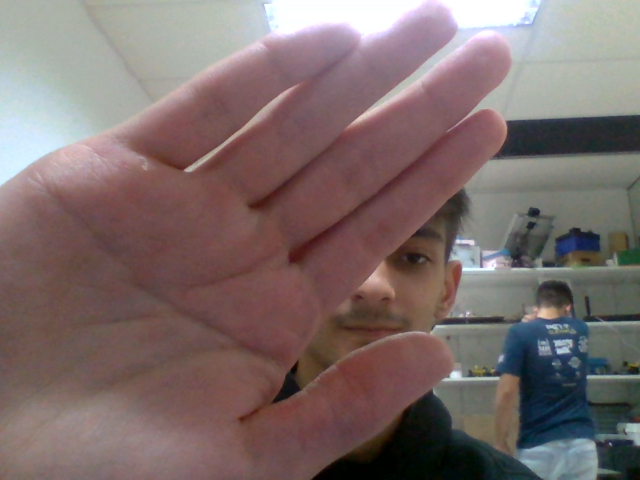
#> input picture fotos_jogadas/foto_jogada_1.png, 640 x 480 px
$ python teste.py
#> lines starting #> are read from the running program, lines starting #| are printed output that depends on the picture; after the words box and inside, x2 and y2 are one past the last pixel; in counts of white or black regions, pixels touching at a corner belong together
import cv2
import os

# Carregar a imagem
imagem = cv2.imread('fotos_jogadas/foto_jogada_1.png')
#> imagem is the input picture: shape (480, 640, 3); mean B, G, R 107.2, 108.5, 124.5

# Definir as ROIs
rois = [
    (174, 71, 41, 41),
    (214, 73, 42, 37),
    (257, 71, 41, 37),
    (299, 68, 42, 39),
    (343, 67, 44, 38),
    (387, 66, 45, 36),
    (433, 63, 46, 39),
    (477, 61, 49, 38),
    (174, 113, 39, 39),
    (172, 155, 39, 39),
    (172, 197, 38, 40),
    (168, 238, 40, 47),
    (166, 288, 41, 43),
    (164, 333, 42, 45),
    (162, 379, 43, 46),
    (216, 113, 40, 38),
    (215, 153, 40, 43),
    (211, 197, 41, 44),
    (259, 112, 39, 40),
    (257, 152, 41, 42),
    (256, 199, 42, 36),
    (300, 110, 42, 40),
    (299, 152, 42, 42),
    (300, 195, 42, 44),
    (344, 108, 43, 38),
    (389, 109, 43, 36),
    (433, 107, 46, 39),
    (480, 100, 48, 45),
    (343, 149, 45, 43),
    (390, 148, 44, 45),
    (435, 147, 46, 44),
    (481, 147, 48, 42),
    (344, 196, 45, 41),
    (390, 197, 44, 41),
    (437, 194, 43, 43),
    (482, 194, 49, 42),
    (212, 241, 40, 45),
    (255, 240, 42, 47),
    (300, 241, 42, 45),
    (343, 243, 45, 43),
    (390, 242, 45, 44),
    (437, 242, 45, 44),
    (484, 240, 48, 46),
    (209, 286, 42, 45),
    (253, 289, 42, 42),
    (297, 289, 45, 44),
    (343, 290, 46, 43),
    (391, 290, 45, 44),
    (438, 290, 47, 44),
    (485, 286, 49, 49),
    (208, 334, 41, 46),
    (251, 333, 44, 46),
    (296, 336, 45, 43),
    (343, 336, 45, 43),
    (206, 381, 45, 43),
    (253, 382, 41, 46),
    (296, 382, 45, 46),
    (343, 382, 45, 48),
    (390, 337, 47, 44),
    (438, 336, 47, 47),
    (486, 336, 52, 49),
    (390, 383, 49, 47),
    (440, 384, 46, 46),
    (487, 386, 50, 48)
]

# Desenhar os retângulos das ROIs na imagem
for (x, y, w, h) in rois:
    cv2.rectangle(imagem, (x, y), (x + w, y + h), (0, 255, 0), 2)
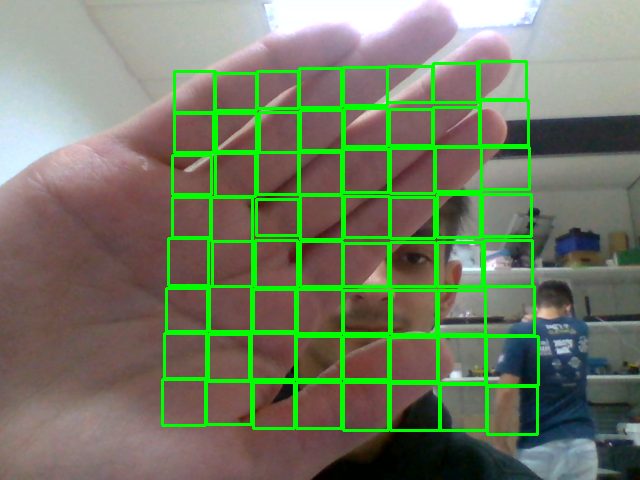
#> imagem: shape (480, 640, 3); 9.12% of pixels changed, all inside (x1, y1, x2, y2) = (161, 60, 540, 436)

# Criar a pasta 'fotoscomROIs' se ela não existir
if not os.path.exists('fotos_com_ROIs'):
    os.makedirs('fotos_com_ROIs')

# Salvar a imagem com as ROIs na pasta
caminho_para_salvar = os.path.join('fotos_com_ROIs', 'imagem_com_ROIs.jpg')
cv2.imwrite(caminho_para_salvar, imagem)

# Exibir a imagem com as ROIs desenhadas (opcional)
cv2.imshow('Imagem com ROIs', imagem)
cv2.waitKey(0)
cv2.destroyAllWindows()

$ run again, with fotos_jogadas/download.png copied over fotos_jogadas/foto_jogada_1.png
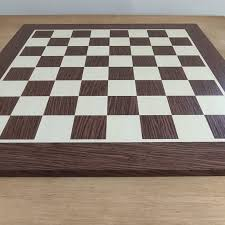
#> input picture fotos_jogadas/download.png, 225 x 225 px
#> imagem is the input picture: shape (225, 225, 3); mean B, G, R 121.1, 130.8, 143.1
#> after the loop `for (x, y, w, h) in rois:`:
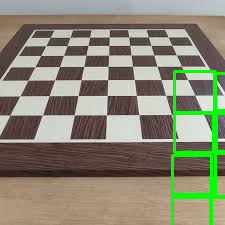
#> imagem: shape (225, 225, 3); 4.11% of pixels changed, all inside (x1, y1, x2, y2) = (171, 70, 225, 225)

$ run again, with fotos_jogadas/images.png copied over fotos_jogadas/foto_jogada_1.png
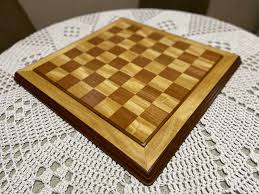
#> input picture fotos_jogadas/images.png, 259 x 194 px
#> imagem is the input picture: shape (194, 259, 3); mean B, G, R 112.4, 142.9, 164.3
#> after the loop `for (x, y, w, h) in rois:`:
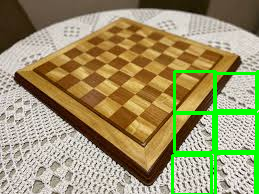
#> imagem: shape (194, 259, 3); 5.15% of pixels changed, all inside (x1, y1, x2, y2) = (171, 70, 259, 194)
